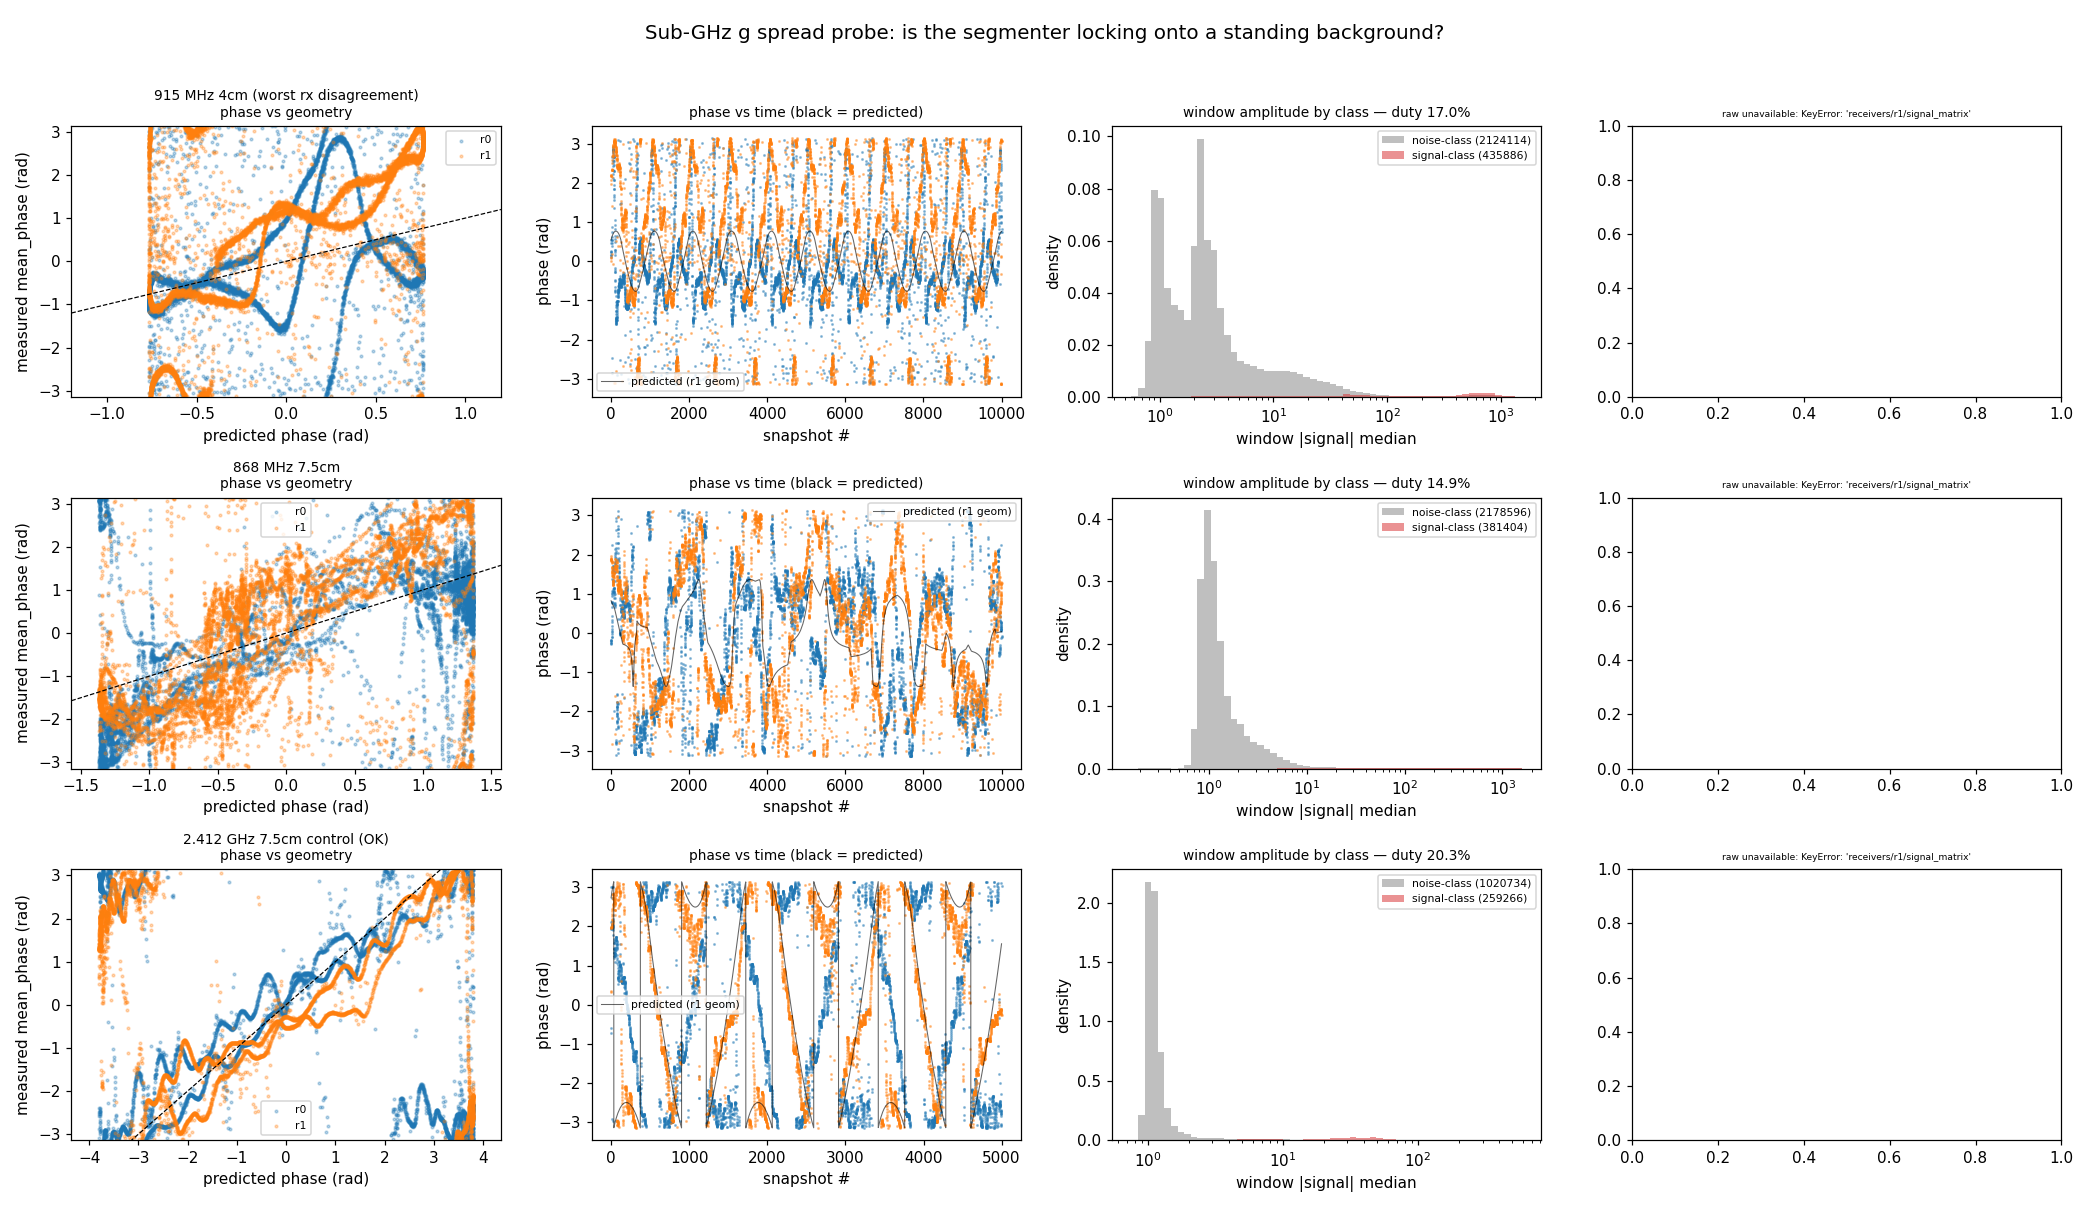

Here is the Python script that generated this plot:
"""Probe: why is fitted g so spread at 868/915 MHz?

Tests the 'windowing locks onto standing background instead of the beacon'
hypothesis on 3 datasets (worst-disagreement 915, an 868, and a healthy 2.4 GHz
control). For each dataset x receiver:
  col 1: measured mean_phase vs predicted -2pi(d/lam)sin(theta_gt)  (should be identity)
  col 2: phase vs time with prediction overlay (drift/lock visible)
  col 3: window amplitude, signal-class vs noise-class + duty cycle
  col 4: raw spectrum of one snapshot, signal window vs noise window (DC tone?)
"""

import matplotlib

matplotlib.use("Agg")
import matplotlib.pyplot as plt
import numpy as np

from spf.dataset.spf_dataset import v5spfdataset
from spf.scripts.zarr_utils import zarr_open_from_lmdb_store

DATASETS = [
    ("915 MHz 4cm (worst rx disagreement)",
     "wallarrayv3_2024_11_26_20_08_28_nRX2_rx_random_circle_spacing0p04"),
    ("868 MHz 7.5cm",
     "wallarrayv3_2024_10_29_02_26_59_nRX2_bounce_spacing0p075"),
    ("2.412 GHz 7.5cm control (OK)",
     "wallarrayv3_2024_08_31_13_37_57_nRX2_rx_circle_spacing0p075"),
]
CACHE = "/mnt/md2/cache/precompute_cache_3p7"
ROOT = "/mnt/md2/cache/nosig_data"

fig, axes = plt.subplots(3, 4, figsize=(19, 11))

for row_i, (label, name) in enumerate(DATASETS):
    ds = v5spfdataset(
        f"{ROOT}/{name}.zarr", nthetas=65, ignore_qc=True,
        skip_fields=set(["signal_matrix"]), precompute_cache=CACHE, paired=False,
    )
    k = -2 * np.pi * float(ds.rx_wavelength_spacing)
    axs = axes[row_i]
    for r, col in ((0, "tab:blue"), (1, "tab:orange")):
        pm = ds.mean_phase[f"r{r}"].numpy()
        th = ds.ground_truth_thetas[r].numpy()
        ok = np.isfinite(pm) & np.isfinite(th)
        pred = k * np.sin(th[ok])
        axs[0].scatter(pred, np.angle(np.exp(1j * pm[ok])), s=3, alpha=0.3,
                       color=col, label=f"r{r}")
        axs[1].plot(np.where(ok)[0], np.angle(np.exp(1j * pm[ok])), ".", ms=2,
                    alpha=0.4, color=col)
    axs[1].plot(np.where(ok)[0], np.angle(np.exp(1j * pred)), "-", lw=0.7,
                color="k", alpha=0.6, label="predicted (r1 geom)")
    lim = max(1.2, np.abs(k) * 1.15)
    axs[0].plot([-lim, lim], [-lim, lim], "k--", lw=0.8)
    axs[0].set_xlim(-lim, lim); axs[0].set_ylim(-np.pi, np.pi)
    axs[0].set_xlabel("predicted phase (rad)"); axs[0].set_ylabel("measured mean_phase (rad)")
    axs[0].set_title(f"{label}\nphase vs geometry", fontsize=9)
    axs[0].legend(fontsize=7)
    axs[1].set_xlabel("snapshot #"); axs[1].set_ylabel("phase (rad)")
    axs[1].set_title("phase vs time (black = predicted)", fontsize=9)
    axs[1].legend(fontsize=7)

    # window stats from the precompute store
    try:
        aws = ds.precomputed_zarr["r1/all_windows_stats"][:]      # (n, 3, n_windows) or (n, n_windows, 3)
        mask = ds.precomputed_zarr["r1/downsampled_segmentation_mask"][:]
        if aws.shape[1] == 3:
            amp = aws[:, 2, :]
        else:
            amp = aws[:, :, 2]
        m = mask.astype(bool)
        duty = float(m.mean())
        sig_amp, noi_amp = amp[m], amp[~m]
        bins = np.geomspace(max(1e-3, min(noi_amp.min(), sig_amp.min()) + 1e-3),
                            max(sig_amp.max(), noi_amp.max()), 60)
        axs[2].hist(noi_amp, bins=bins, alpha=0.5, label=f"noise-class ({(~m).sum()})",
                    color="gray", density=True)
        axs[2].hist(sig_amp, bins=bins, alpha=0.5, label=f"signal-class ({m.sum()})",
                    color="tab:red", density=True)
        axs[2].set_xscale("log")
        axs[2].set_xlabel("window |signal| median"); axs[2].set_ylabel("density")
        axs[2].set_title(f"window amplitude by class — duty {100*duty:.1f}%", fontsize=9)
        axs[2].legend(fontsize=7)
    except Exception as e:
        axs[2].set_title(f"window stats unavailable: {e}", fontsize=7)

    # raw spectrum: one snapshot, r1; signal window vs noise window
    try:
        z = zarr_open_from_lmdb_store(f"{ROOT}/{name}.zarr", mode="r")
        snap = int(np.argmax(mask.sum(axis=1)))  # snapshot with most signal windows
        smk = "r1/signal_matrix" if "r1" in z else "receivers/r1/signal_matrix"
        sm = np.array(z[smk][snap])  # (2, N) complex
        n_win = mask.shape[1]
        wsize = sm.shape[1] // n_win
        wm = mask[snap].astype(bool)
        wi_sig = int(np.argmax(wm))
        wi_noi = int(np.argmax(~wm))
        fs_spec = []
        for wi, lab, colr in ((wi_sig, "signal window", "tab:red"),
                              (wi_noi, "noise window", "gray")):
            x = sm[0, wi * wsize:(wi + 1) * wsize]
            spec = np.fft.fftshift(np.abs(np.fft.fft(x * np.hanning(len(x)))) ** 2)
            f = np.fft.fftshift(np.fft.fftfreq(len(x)))
            axs[3].plot(f, 10 * np.log10(spec + 1e-6), lw=0.7, color=colr, label=lab)
        axs[3].axvline(0, color="k", lw=0.6, ls=":")
        axs[3].set_xlabel("freq (fraction of fs)"); axs[3].set_ylabel("power (dB)")
        axs[3].set_title(f"raw spectrum, snapshot {snap}, ant0 of r1", fontsize=9)
        axs[3].legend(fontsize=7)
    except Exception as e:
        axs[3].set_title(f"raw unavailable: {type(e).__name__}: {e}", fontsize=6)
    # beamformer GT-alignment metric (uses the same representation the NN sees)
    try:
        for r in (0, 1):
            bf = np.asarray(ds.precomputed_zarr[f"r{r}/weighted_beamformer"][:], dtype=np.float64)
            th = ds.ground_truth_thetas[r].numpy()
            ok = np.isfinite(th) & np.isfinite(bf).all(axis=1)
            bf, thv = bf[ok], th[ok]
            # fold GT into [-pi/2, pi/2] (front-back) and map to 65 bins
            thf = np.arctan2(np.sin(thv), np.abs(np.cos(thv)))
            gt_bin = np.clip(((thf + np.pi / 2) / np.pi * (bf.shape[1] - 1)).round().astype(int),
                             0, bf.shape[1] - 1)
            gt_val = bf[np.arange(len(gt_bin)), gt_bin]
            rank = (bf < gt_val[:, None]).mean(axis=1)  # percentile of GT bin per snapshot
            print(f"BFMETRIC {label} r{r}: mean GT percentile={rank.mean():.3f} "
                  f"(0.5=uninformative)  frac>0.8={float((rank > 0.8).mean()):.3f}  n={len(rank)}")
    except Exception as e:
        print("BFMETRIC failed:", label, e)
    ds.close()

fig.suptitle("Sub-GHz g spread probe: is the segmenter locking onto a standing background?", fontsize=13)
fig.tight_layout(rect=[0, 0, 1, 0.97])
out = __file__.replace(".py", ".png")
fig.savefig(out, dpi=110)
print("wrote", out)
